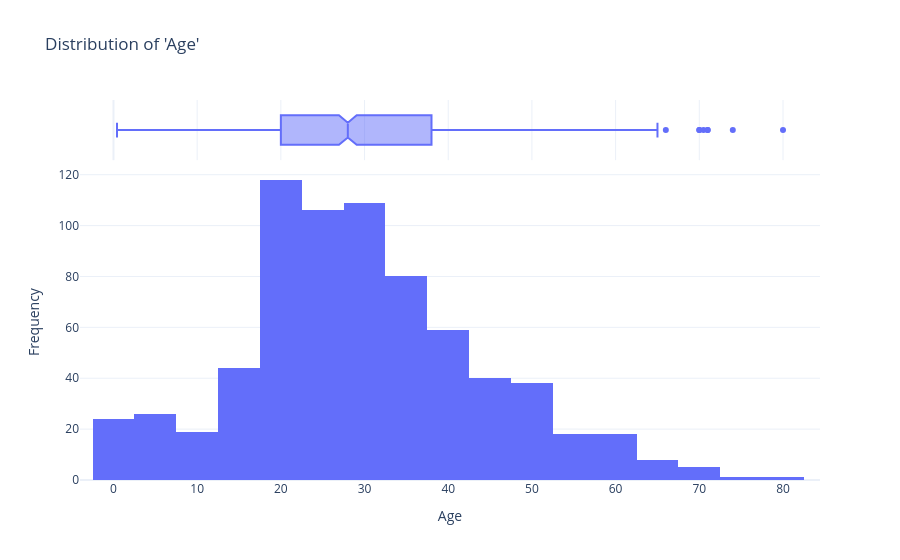

Source (notebook cell):
### Markdown cell above
## 3. Visualization — Numerical Attribute (Age)

### Code cell
fig = px.histogram(df, x='Age', nbins=30, marginal='box', template='plotly_white',
                    title="Distribution of 'Age'")
fig.update_layout(xaxis_title='Age', yaxis_title='Frequency')
fig.show()

### Figure 1 — Plotly figure (JSON) as saved in the notebook; plotly's stock layout.template omitted (floating-point values rounded to 4 significant figures; data arrays with more than 128 entries replaced by an {"elided": "..."} marker saying what was removed)
{"data": [{"bingroup": "x", "hovertemplate": "Age=%{x}<br>count=%{y}<extra></extra>", "legendgroup": "", "marker": {"color": "#636efa", "pattern": {"shape": ""}}, "name": "", "nbinsx": 30, "orientation": "v", "showlegend": false, "type": "histogram", "x": {"elided": "891 float values"}, "xaxis": "x", "yaxis": "y"}, {"hovertemplate": "Age=%{x}<extra></extra>", "legendgroup": "", "marker": {"color": "#636efa"}, "name": "", "notched": true, "showlegend": false, "type": "box", "x": {"elided": "891 float values"}, "xaxis": "x2", "yaxis": "y2"}], "layout": {"barmode": "relative", "legend": {"tracegroupgap": 0}, "title": {"text": "Distribution of 'Age'"}, "xaxis": {"anchor": "y", "domain": [0.0, 1.0], "title": {"text": "Age"}}, "xaxis2": {"anchor": "y2", "domain": [0.0, 1.0], "matches": "x", "showgrid": true, "showticklabels": false}, "yaxis": {"anchor": "x", "domain": [0.0, 0.8316], "title": {"text": "Frequency"}}, "yaxis2": {"anchor": "x2", "domain": [0.8416, 1.0], "matches": "y2", "showgrid": false, "showline": false, "showticklabels": false, "ticks": ""}}}
